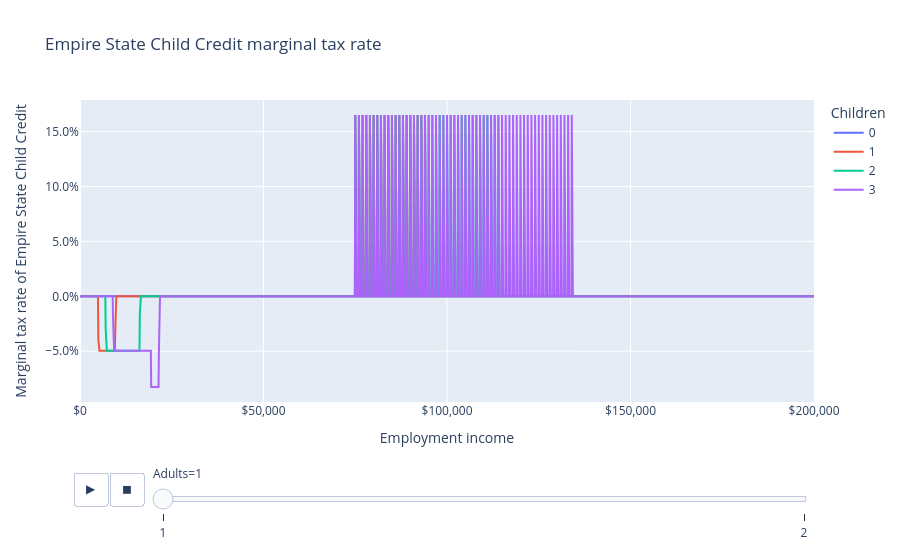

The notebook cell saved with this chart:
### Markdown cell above
The Empire State Child Credit creates marginal tax rates ranging from -13.5 percent to +6.3 percent, plus downward spikes corresponding to the NY household credit cliffs.

### Code cell
fig = px.line(
    df,
    "employment_income",
    "mtr",
    color="children",
    animation_frame="adults",
    labels=LABELS,
    title="Empire State Child Credit marginal tax rate",
)
fig.update_layout(xaxis_tickformat="$,", yaxis_tickformat=".1%")
fig.show()

### Figure 1 — Plotly figure (JSON) as saved in the notebook; plotly's stock layout.template omitted (floating-point values rounded to 4 significant figures; data arrays with more than 128 entries replaced by an {"elided": "..."} marker saying what was removed)
{"data": [{"hovertemplate": "Children=0<br>Adults=1<br>Employment income=%{x}<br>Marginal tax rate of Empire State Child Credit=%{y}<extra></extra>", "legendgroup": "0", "line": {"color": "#636efa", "dash": "solid"}, "marker": {"symbol": "circle"}, "mode": "lines", "name": "0", "orientation": "v", "showlegend": true, "type": "scatter", "x": {"elided": "2001 float values"}, "xaxis": "x", "y": {"elided": "2001 float values"}, "yaxis": "y"}, {"hovertemplate": "Children=1<br>Adults=1<br>Employment income=%{x}<br>Marginal tax rate of Empire State Child Credit=%{y}<extra></extra>", "legendgroup": "1", "line": {"color": "#EF553B", "dash": "solid"}, "marker": {"symbol": "circle"}, "mode": "lines", "name": "1", "orientation": "v", "showlegend": true, "type": "scatter", "x": {"elided": "2001 float values"}, "xaxis": "x", "y": {"elided": "2001 float values"}, "yaxis": "y"}, {"hovertemplate": "Children=2<br>Adults=1<br>Employment income=%{x}<br>Marginal tax rate of Empire State Child Credit=%{y}<extra></extra>", "legendgroup": "2", "line": {"color": "#00cc96", "dash": "solid"}, "marker": {"symbol": "circle"}, "mode": "lines", "name": "2", "orientation": "v", "showlegend": true, "type": "scatter", "x": {"elided": "2001 float values"}, "xaxis": "x", "y": {"elided": "2001 float values"}, "yaxis": "y"}, {"hovertemplate": "Children=3<br>Adults=1<br>Employment income=%{x}<br>Marginal tax rate of Empire State Child Credit=%{y}<extra></extra>", "legendgroup": "3", "line": {"color": "#ab63fa", "dash": "solid"}, "marker": {"symbol": "circle"}, "mode": "lines", "name": "3", "orientation": "v", "showlegend": true, "type": "scatter", "x": {"elided": "2001 float values"}, "xaxis": "x", "y": {"elided": "2001 float values"}, "yaxis": "y"}], "layout": {"legend": {"title": {"text": "Children"}, "tracegroupgap": 0}, "sliders": [{"active": 0, "currentvalue": {"prefix": "Adults="}, "len": 0.9, "pad": {"b": 10, "t": 60}, "steps": [{"args": [["1"], {"frame": {"duration": 0, "redraw": false}, "fromcurrent": true, "mode": "immediate", "transition": {"duration": 0, "easing": "linear"}}], "label": "1", "method": "animate"}, {"args": [["2"], {"frame": {"duration": 0, "redraw": false}, "fromcurrent": true, "mode": "immediate", "transition": {"duration": 0, "easing": "linear"}}], "label": "2", "method": "animate"}], "x": 0.1, "xanchor": "left", "y": 0, "yanchor": "top"}], "title": {"text": "Empire State Child Credit marginal tax rate"}, "updatemenus": [{"buttons": [{"args": [null, {"frame": {"duration": 500, "redraw": false}, "fromcurrent": true, "mode": "immediate", "transition": {"duration": 500, "easing": "linear"}}], "label": "&#9654;", "method": "animate"}, {"args": [[null], {"frame": {"duration": 0, "redraw": false}, "fromcurrent": true, "mode": "immediate", "transition": {"duration": 0, "easing": "linear"}}], "label": "&#9724;", "method": "animate"}], "direction": "left", "pad": {"r": 10, "t": 70}, "showactive": false, "type": "buttons", "x": 0.1, "xanchor": "right", "y": 0, "yanchor": "top"}], "xaxis": {"anchor": "y", "domain": [0.0, 1.0], "tickformat": "$,", "title": {"text": "Employment income"}}, "yaxis": {"anchor": "x", "domain": [0.0, 1.0], "tickformat": ".1%", "title": {"text": "Marginal tax rate of Empire State Child Credit"}}}}
